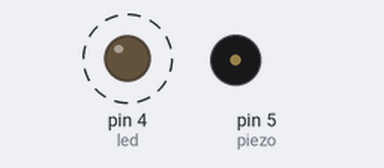
The sketch below on a simulated Arduino Uno, built with avr-gcc and run on an emulated ATmega328P. Parts: output pins drawn as LEDs (lit = HIGH), buzzer (waves = sounding, pin HIGH). Dashed ring = blinking. What the sketch prints to the serial monitor is not drawn.

Above: at 0.5 s.
Timing chart, 0 to 4.6 s (numbered marks = the images above):
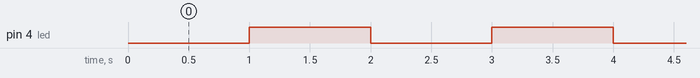

The sketch:

Led.ino
```cpp
/*
Name:		Led.ino
Created:	10/14/2016 8:34:17 PM
Author:	quinten
*/

#define led 4
//must be connected even when not using
#define piezo 5

// the setup function runs once when you press reset or power the board
void setup() {
	Serial.begin(9600);
	pinMode(led, OUTPUT);
	//must be connected even when not using
	pinMode(piezo, OUTPUT);
}

bool ledState = LOW;
// the loop function runs over and over again until power down or reset
void loop() {
	digitalWrite(led, ledState);
	ledState = !ledState;
	Serial.println(ledState);
	delay(1000);
}
```

Measured:
- by itself, pin 4 (led): alternates HIGH for 1.0 s and LOW for 1.0 s
